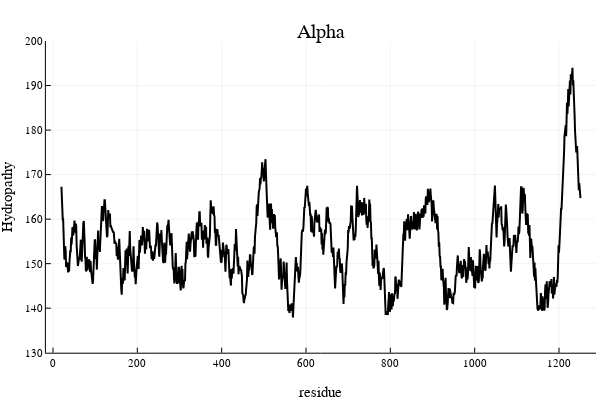

Write notebook code for a chart like this one.
### Code cell
S = Salpha
tle = "Alpha"
range,sds,m=scan_window(S)
psi = score(S,MZ,m[2]+10);
out=findminima(psi,40)
palpha = plot(psi[:,1],psi[:,2],xlabel="residue",ylabel="Hydropathy",title=tle,legend=false,lw=2,color=:black,ylims=(130,200))

### Figure 1 — Plotly figure (JSON) as saved in the notebook; plotly's stock layout.template omitted (floating-point values rounded to 4 significant figures; data arrays with more than 128 entries replaced by an {"elided": "..."} marker saying what was removed)
{"data": [{"colorbar": {"title": ""}, "legendgroup": "y1", "line": {"color": "rgba(0, 0, 0, 1.000)", "dash": "solid", "shape": "linear", "width": 2}, "mode": "lines", "name": "y1", "showlegend": true, "type": "scatter", "x": {"elided": "1232 int values"}, "xaxis": "x1", "y": {"elided": "1232 float values"}, "yaxis": "y1", "zmax": null, "zmin": null}], "layout": {"annotations": [{"font": {"color": "rgba(0, 0, 0, 1.000)", "family": "sans-serif", "size": 20}, "rotation": 0, "showarrow": false, "text": "Alpha", "x": 0.535, "xanchor": "center", "xref": "paper", "y": 1, "yanchor": "top", "yref": "paper"}], "height": 400, "margin": {"b": 20, "l": 0, "r": 0, "t": 20}, "paper_bgcolor": "rgba(255, 255, 255, 1.000)", "plot_bgcolor": "rgba(255, 255, 255, 1.000)", "showlegend": false, "width": 600, "xaxis": {"anchor": "y1", "domain": [0.07647, 0.9934], "gridcolor": "rgba(0, 0, 0, 0.100)", "gridwidth": 0.5, "linecolor": "rgba(0, 0, 0, 1.000)", "mirror": false, "range": [-16.93, 1288.0], "showgrid": true, "showline": true, "showticklabels": true, "tickangle": 0, "tickcolor": "rgb(0, 0, 0)", "tickfont": {"color": "rgba(0, 0, 0, 1.000)", "family": "sans-serif", "size": 11}, "tickmode": "array", "ticks": "inside", "ticktext": ["0", "200", "400", "600", "800", "1000", "1200"], "tickvals": [0, 200, 400, 600, 800, 1000, 1200], "title": "residue", "titlefont": {"color": "rgba(0, 0, 0, 1.000)", "family": "sans-serif", "size": 15}, "type": "-", "visible": true, "zeroline": false, "zerolinecolor": "rgba(0, 0, 0, 1.000)"}, "yaxis": {"anchor": "x1", "domain": [0.07581, 0.9415], "gridcolor": "rgba(0, 0, 0, 0.100)", "gridwidth": 0.5, "linecolor": "rgba(0, 0, 0, 1.000)", "mirror": false, "range": [130, 200], "showgrid": true, "showline": true, "showticklabels": true, "tickangle": 0, "tickcolor": "rgb(0, 0, 0)", "tickfont": {"color": "rgba(0, 0, 0, 1.000)", "family": "sans-serif", "size": 11}, "tickmode": "array", "ticks": "inside", "ticktext": ["130", "140", "150", "160", "170", "180", "190", "200"], "tickvals": [130, 140, 150, 160, 170, 180, 190, 200], "title": "Hydropathy", "titlefont": {"color": "rgba(0, 0, 0, 1.000)", "family": "sans-serif", "size": 15}, "type": "-", "visible": true, "zeroline": false, "zerolinecolor": "rgba(0, 0, 0, 1.000)"}}}
